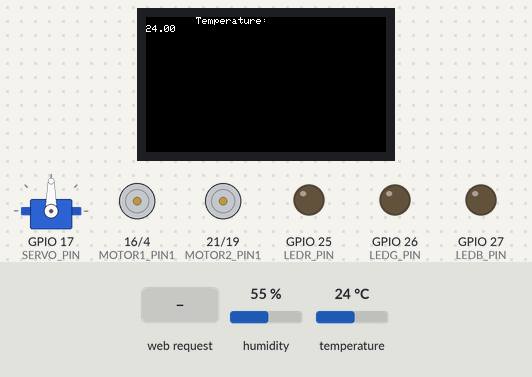
The program below on a simulated ESP32. On the bench: servo, 240×135 colour display, motor-driver pin pairs drawn as motors (green arrow = first pin HIGH = forward, orange = second pin HIGH = backward, longer = more drive), output pins drawn as LEDs (lit = HIGH). The inputs (shaded band) are chosen by the test bench; at power-on: humidity 55 %, temperature 24 °C. WiFi joins after 1.5 s; servers stay silent unless stated; what the program prints to the serial monitor is not drawn.

Above: at 16.6 s.
16.7 s: HTTP request GET /led received
At 19.72 s:
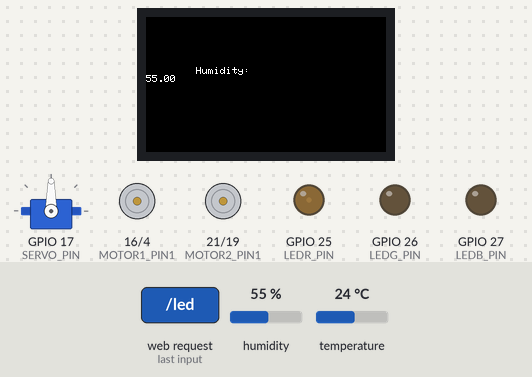
32.4 s: humidity set to 22 %
At 42.9 s:
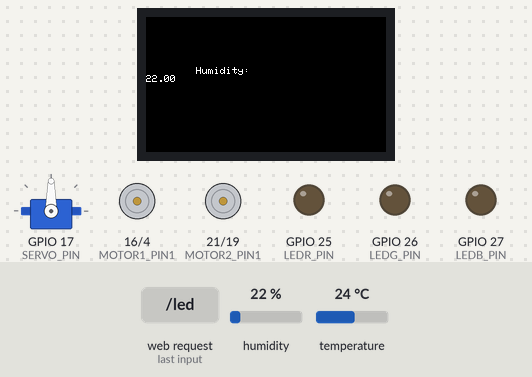
43.4 s: HTTP request GET /Forward1 received
At 44.4 s:
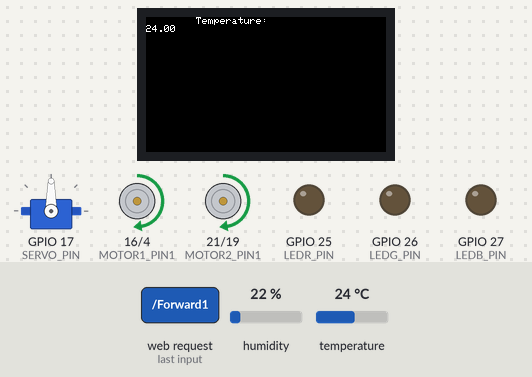
51.7 s: HTTP request GET /Backward received
At 53.2 s:
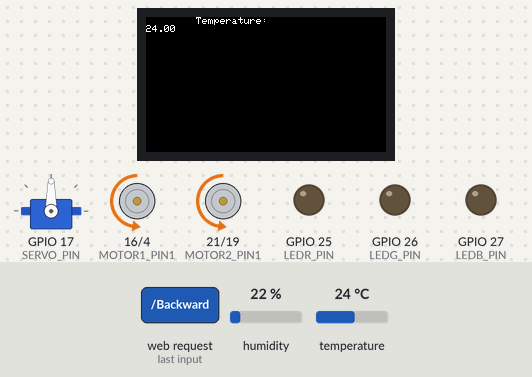
60.0 s: HTTP request GET /Test received
At 61.0 s:
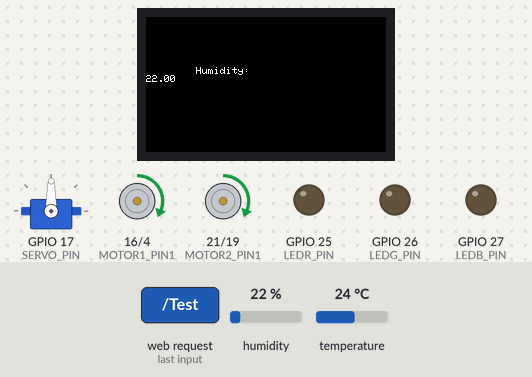
64.0 s: temperature set to 12 °C
At 67.3 s:
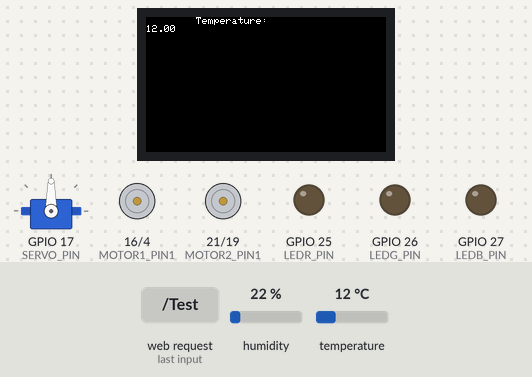
Timing chart, 0 to 68.8 s (numbered marks = the images above; inputs shaded):
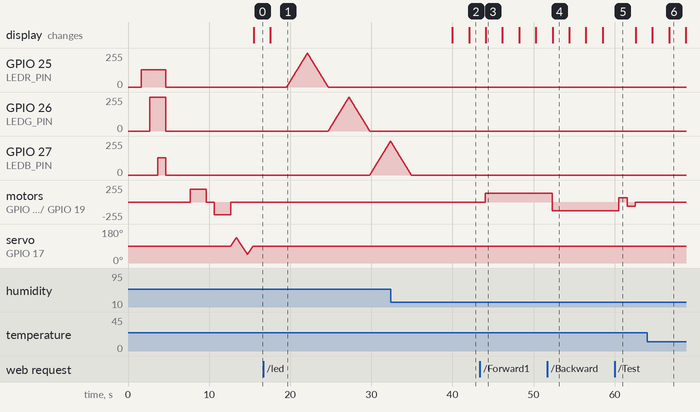

The program:

main.cpp
```cpp
#include <Arduino.h>
#include <WiFi.h>

#include "pin.h"
#include "led.h"
#include "motor.h"
#include "lcd.h"
#include "steeringServo.h"
#include "thSensor.h"

const char *ssid = "ENG-LAB-N2";
const char *password = "12345678";

WiFiServer server(80);

String stringstatus = "LED red off";

void setupwifi()
{
  delay(10);
  Serial.println();
  Serial.println();
  Serial.print("Connecting to ");
  Serial.println(ssid);

  WiFi.begin(ssid, password);

  while (WiFi.status() != WL_CONNECTED)
  {
    delay(500);
    Serial.print(".");
  }

  Serial.println("");
  Serial.println("WiFi connected.");
  Serial.println("IP address: ");
  Serial.println(WiFi.localIP());

  server.begin();
}

void testall()
{
  setLEDBrightness(LEDC_CHANNEL1, 128);
  delay(1000);
  setLEDBrightness(LEDC_CHANNEL2, 255);
  delay(1000);
  setLEDBrightness(LEDC_CHANNEL3, 128);
  delay(1000);
  setLEDBrightness(LEDC_CHANNEL1, 0);
  setLEDBrightness(LEDC_CHANNEL2, 0);
  setLEDBrightness(LEDC_CHANNEL3, 0);
  delay(3000);
  setLEDBrightness(LEDC_CHANNEL1, 0);
  setLEDBrightness(LEDC_CHANNEL2, 0);
  setLEDBrightness(LEDC_CHANNEL3, 0);
  setMotorSpeed(75);
  delay(2000);
  setMotorSpeed(0);
  delay(1000);
  setMotorSpeed(-75);
  delay(2000);
  setMotorSpeed(0);
  ServoTest();
}

void setup()
{
  Serial.begin(115200);
  setupSteeringServo();
  setupLCD();
  setupLED();
  setupMCPWM();
  setupwifi();
  setupthSensor();
  testall();
  drawScreen();
}

void loop()
{
  readDht();
  float test = dht.readTemperature();
  drawScreen2(test);
  float test2 = readHumidity();
  drawScreen3(test2);
  WiFiClient client = server.available();

  if (client)
  {
    Serial.println("New Client.");
    String currentLine = "";
    while (client.connected())
    {
      if (client.available())
      {
        char c = client.read();
        Serial.write(c);
        if (c == '\n')
        {

          if (currentLine.length() == 0)
          {
            client.println("HTTP/1.1 200 OK");
            client.println("Content-type:text/html");
            client.println();

            client.print("<p style=\"font-size:300%;\">");

            client.print("Click <a href=\"/Forward\">here</a> to Forward<br>");
            client.print("Click <a href=\"/Forward1\">here</a> to Forward<br>");
            client.print("Click <a href=\"/Forward2\">here</a> to Forward<br>");
            client.print("Click <a href=\"/Backward\">here</a> to Backward<br>");
            client.print("Click <a href=\"/Test\">here</a> to Test<br>");
            client.print("Click <a href=\"/led\">here</a> to led<br>");
            client.print("Click <a href=\"/servo\">here</a> to servo<br>");
            client.print("Click <a href=\"/servoTurnLeft\">here</a> to servoTurnLeft<br>");
            client.print("Click <a href=\"/servoTurnRight\">here</a> to servoTurnRight<br>");
            client.print("Click <a href=\"/servoTo90\">here</a> to servoTo90<br>");
            client.print("Click <a href=\"/Stop\">here</a> to Stop<br>");
            client.print(stringstatus);
            client.print("</p>");
            client.println();

            break;
          }
          else
          {
            currentLine = "";
          }
        }
        else if (c != '\r')
        {
          currentLine += c;
        }

        if (currentLine.endsWith("GET /Forward"))
        {
          Serial.println("Forward");
          setMotorSpeed(75);
        }
        if (currentLine.endsWith("GET /Forward1"))
        {

          Serial.println("Forward");
          setMotorSpeed(50);
        }
        if (currentLine.endsWith("GET /Forward2"))
        {

          Serial.println("Forward");
          setMotorSpeed(25);
        }
        if (currentLine.endsWith("GET /Backward"))
        {

          Serial.println("Backward");
          setMotorSpeed(-50);
        }
        if (currentLine.endsWith("GET /Test"))
        {
          Serial.println("Test");
          setMotorSpeed(0);
          setMotorSpeed(25);
          delay(1000);
          setMotorSpeed(-25);
          delay(1000);
          setMotorSpeed(0);
        }
        if (currentLine.endsWith("GET /led"))
        {
          Serial.println("TestLed");
          fadeEffect(LEDC_CHANNEL1);
          fadeEffect(LEDC_CHANNEL2);
          fadeEffect(LEDC_CHANNEL3);
          delay(5000);
          setLEDBrightness(LEDC_CHANNEL1, 0);
          setLEDBrightness(LEDC_CHANNEL2, 0);
          setLEDBrightness(LEDC_CHANNEL3, 0);
        }
        if (currentLine.endsWith("GET /servo"))
        {

          Serial.println("servo");
          ServoTest();
        }
        if (currentLine.endsWith("GET /servoTurnLeft"))
        {

          Serial.println("TurnLeft");
          turnLeft();
        }
        if (currentLine.endsWith("GET /servoTurnRight"))
        {

          Serial.println("servo");
          turnRight();
        }
        if (currentLine.endsWith("GET /servoTo90"))
        {

          Serial.println("servo");
          servoStop();
        }
        if (currentLine.endsWith("GET /Stop"))
        {
          Serial.println("Stop");
          setMotorSpeed(0);
          servoStop();
        }
      }
    }
    client.stop();
    Serial.println("Client Disconnected.");
  }
}
```

led.h
```cpp
#include <Arduino.h>
#include "pin.h"

#define LEDC_CHANNEL1 2
#define LEDC_CHANNEL2 3
#define LEDC_CHANNEL3 4

#define LEDC_FREQUENCY 5000
#define LEDC_RESOLUTION 8

void setupLED()
{
    pinMode(LEDR_PIN, OUTPUT);
    pinMode(LEDG_PIN, OUTPUT);
    pinMode(LEDB_PIN, OUTPUT);

    ledcSetup(LEDC_CHANNEL1, LEDC_FREQUENCY, LEDC_RESOLUTION);
    ledcAttachPin(LEDR_PIN, LEDC_CHANNEL1);

    ledcSetup(LEDC_CHANNEL2, LEDC_FREQUENCY, LEDC_RESOLUTION);
    ledcAttachPin(LEDG_PIN, LEDC_CHANNEL2);

    ledcSetup(LEDC_CHANNEL3, LEDC_FREQUENCY, LEDC_RESOLUTION);
    ledcAttachPin(LEDB_PIN, LEDC_CHANNEL3);
}

void setLEDBrightness(int channel, int brightness)
{
    ledcWrite(channel, brightness);
}

void runChaseEffect()
{
    for (int i = 0; i < 3; i++)
    {
        setLEDBrightness(LEDC_CHANNEL1, (i == 0) ? 255 : 0);
        delay(1000);
        setLEDBrightness(LEDC_CHANNEL2, (i == 1) ? 255 : 0);
        delay(1000);
        setLEDBrightness(LEDC_CHANNEL3, (i == 2) ? 255 : 0);
        delay(1000);
    }
}

void fadeEffect(int channel)
{

    for (int brightness = 0; brightness <= 255; brightness++)
    {
        setLEDBrightness(channel, brightness);
        delay(10);
    }

    for (int brightness = 255; brightness >= 0; brightness--)
    {
        setLEDBrightness(channel, brightness);
        delay(10);
    }
}
```

motor.h
```cpp
#include <Arduino.h>
#include "pin.h"
#include "driver/mcpwm.h"

void setupMCPWM()
{
    pinMode(MOTOR1_PIN1, OUTPUT);
    pinMode(MOTOR1_PIN2, OUTPUT);
    pinMode(MOTOR2_PIN1, OUTPUT);
    pinMode(MOTOR2_PIN2, OUTPUT);

    mcpwm_gpio_init(MCPWM_UNIT_0, MCPWM0A, MOTOR1_PIN1);
    mcpwm_gpio_init(MCPWM_UNIT_0, MCPWM0B, MOTOR1_PIN2);

    mcpwm_gpio_init(MCPWM_UNIT_0, MCPWM1A, MOTOR2_PIN1);
    mcpwm_gpio_init(MCPWM_UNIT_0, MCPWM1B, MOTOR2_PIN2);

    mcpwm_config_t pwm_config_motor;
    pwm_config_motor.frequency = 500;
    pwm_config_motor.cmpr_a = 0;
    pwm_config_motor.cmpr_b = 0;
    pwm_config_motor.counter_mode = MCPWM_UP_COUNTER;
    pwm_config_motor.duty_mode = MCPWM_DUTY_MODE_0;

    mcpwm_init(MCPWM_UNIT_0, MCPWM_TIMER_0, &pwm_config_motor);
    mcpwm_init(MCPWM_UNIT_0, MCPWM_TIMER_1, &pwm_config_motor);
}

void setMotorSpeed(float duty_cycle)
{
    if (duty_cycle > 0)
    {
        mcpwm_set_duty(MCPWM_UNIT_0, MCPWM_TIMER_0, MCPWM_OPR_A, duty_cycle);
        mcpwm_set_duty(MCPWM_UNIT_0, MCPWM_TIMER_0, MCPWM_OPR_B, 0);
        mcpwm_set_duty(MCPWM_UNIT_0, MCPWM_TIMER_1, MCPWM_OPR_A, duty_cycle);
        mcpwm_set_duty(MCPWM_UNIT_0, MCPWM_TIMER_1, MCPWM_OPR_B, 0);
    }
    else
    {
        mcpwm_set_duty(MCPWM_UNIT_0, MCPWM_TIMER_0, MCPWM_OPR_A, 0);
        mcpwm_set_duty(MCPWM_UNIT_0, MCPWM_TIMER_0, MCPWM_OPR_B, -duty_cycle);
        mcpwm_set_duty(MCPWM_UNIT_0, MCPWM_TIMER_1, MCPWM_OPR_A, 0);
        mcpwm_set_duty(MCPWM_UNIT_0, MCPWM_TIMER_1, MCPWM_OPR_B, -duty_cycle);
    }
}
```

pin.h
```cpp
#define MOTOR1_PIN1 16
#define MOTOR1_PIN2 4
#define MOTOR2_PIN1 21
#define MOTOR2_PIN2 19

#define LEDR_PIN 25
#define LEDG_PIN 26
#define LEDB_PIN 27

#define Dht_PIN 22

#define SERVO_PIN 17

#define BUZZZER_PIN 12

#define UltrasonicSensorTrig_PIN 34
#define UltrasonicSensorEcho_PIN 35
```

steeringServo.h
```cpp
#include <Arduino.h>
#include "pin.h"
#include <ESP32Servo.h>

Servo servo;

int pos = 0;

void setupSteeringServo()
{
    servo.attach(SERVO_PIN);
    servo.write(90);
}

void ServoTest()
{
    for (pos = 90; pos <= 135; pos += 1)
    {
        servo.write(pos);
        delay(15);
    }
    for (pos = 135; pos >= 45; pos -= 1)
    {
        servo.write(pos);
        delay(15);
    }
    for (pos = 45; pos <= 90; pos += 1)
    {
        servo.write(pos);
        delay(15);
    }
}

void turnLeft()
{
    for (pos = 90; pos >= 45; pos -= 1)
    {
        servo.write(pos);
        delay(15);
    }
    //delay(5000);
    // for (pos = 45; pos <= 90; pos += 1)
    // {
    //     servo.write(pos);
    //     delay(15);
    // }
}
void turnRight()
{
    for (pos = 90; pos <= 135; pos += 1)
    {
        servo.write(pos);
        delay(15);
    }
    //delay(5000);
    // for (pos = 45; pos <= 90; pos += 1)
    // {
    //     servo.write(pos);
    //     delay(15);
    // }
}
void servoStop()
{
    servo.write(90);
}
```

thSensor.h
```cpp
#include <Arduino.h>
#include "DHT.h"
#include "pin.h"

#define DHTTYPE DHT11

DHT dht(Dht_PIN, DHTTYPE);

void setupthSensor()
{
    dht.begin();
}

void readDht()
{
    // Reading temperature or humidity takes about 250 milliseconds!
    // Sensor readings may also be up to 2 seconds 'old' (its a very slow sensor)
    float h = dht.readHumidity();
    // Read temperature as Celsius (the default)
    float t = dht.readTemperature();
    // Read temperature as Fahrenheit (isFahrenheit = true)
    float f = dht.readTemperature(true);

    // Check if any reads failed and exit early (to try again).
    if (isnan(h) || isnan(t) || isnan(f))
    {
        Serial.println(F("Failed to read from DHT sensor!"));
        return;
    }

    // Compute heat index in Fahrenheit (the default)
    float hif = dht.computeHeatIndex(f, h);
    // Compute heat index in Celsius (isFahreheit = false)
    float hic = dht.computeHeatIndex(t, h, false);

    Serial.print(F("Humidity: "));
    Serial.print(h);
    Serial.print(F("%  Temperature: "));
    Serial.print(t);
    Serial.print(F("°C "));
    Serial.print(f);
    Serial.print(F("°F  Heat index: "));
    Serial.print(hic);
    Serial.print(F("°C "));
    Serial.print(hif);
    Serial.println(F("°F"));
}
float readTemperature()
{
    float t = dht.readTemperature();
    return t;
}
float readHumidity()
{
    float h = dht.readHumidity();
    return h;
}
```

lcd.h
```cpp
#include <Arduino.h>
#include <TFT_eSPI.h>

TFT_eSPI tft = TFT_eSPI();

void setupLCD()
{
    tft.init();
    tft.setRotation(1);
    // tft.invertDisplay(0);
}

void drawScreen()
{
    tft.fillScreen(TFT_BLACK);
    tft.setCursor(0, 0);
    tft.setTextColor(TFT_WHITE, TFT_BLACK);
    tft.setTextSize(1);
    tft.println("192.168.68.141");
}


void drawScreen1(const char* word)
{
    tft.fillScreen(TFT_BLACK);
    tft.setCursor(0, 1);
    tft.setTextColor(TFT_WHITE, TFT_BLACK);
    tft.setTextSize(1);
    tft.println(word);
}
void drawScreen2(float value)
{
    tft.fillScreen(TFT_BLACK);
    tft.setCursor(10, 10);
    tft.setTextColor(TFT_WHITE, TFT_BLACK);
    tft.setTextSize(1);
    tft.setCursor(50, 0);
    char buffer[20];
    dtostrf(value, 4, 2,buffer);
    tft.println("Temperature: ");
    tft.println(buffer);
    delay(2000);
}

void drawScreen3(float value)
{
    tft.fillScreen(TFT_BLACK);
    tft.setCursor(10, 10);
    tft.setTextColor(TFT_WHITE, TFT_BLACK);
    tft.setTextSize(1);
    tft.setCursor(50, 50);
    char buffer[20];
    dtostrf(value, 4, 2,buffer);
    tft.println("Humidity: ");
    tft.println(buffer);
    delay(2000);
}
```

Measured:
- after the input at 16.7 s, GPIO 25 (LEDR_PIN), GPIO 26 (LEDG_PIN): rises from 0/255 to 255/255 in 2.5 s, then falls to 0/255 in 2.6 s; GPIO 27 (LEDB_PIN): rises from 0/255 to 255/255 in 2.5 s, then falls to 252/255 in 0.03 s
- after the input at 32.4 s, the display: first differs from a run without the input after 9.7 s (image 2)
- after the input at 43.4 s, motor on GPIO 16 (MOTOR1_PIN1) / GPIO 4 (MOTOR1_PIN2), motor on GPIO 21 (MOTOR2_PIN1) / GPIO 19 (MOTOR2_PIN2): stopped → forward 128/255 after 0.65 s
- after the input at 51.7 s, motor on GPIO 16 (MOTOR1_PIN1) / GPIO 4 (MOTOR1_PIN2), motor on GPIO 21 (MOTOR2_PIN1) / GPIO 19 (MOTOR2_PIN2): forward 128/255 → backward 128/255 after 0.59 s
- after the input at 60.0 s, motor on GPIO 16 (MOTOR1_PIN1) / GPIO 4 (MOTOR1_PIN2), motor on GPIO 21 (MOTOR2_PIN1) / GPIO 19 (MOTOR2_PIN2): backward 128/255 → forward 64/255 after 0.53 s, → backward 64/255 1.0 s later, → stopped 1.0 s later
- after the input at 64.0 s, the display: first differs from a run without the input after 2.7 s (image 6)
- what the display in image 3 shows lasts 2.1 s, from 44.1 s to 46.2 s
